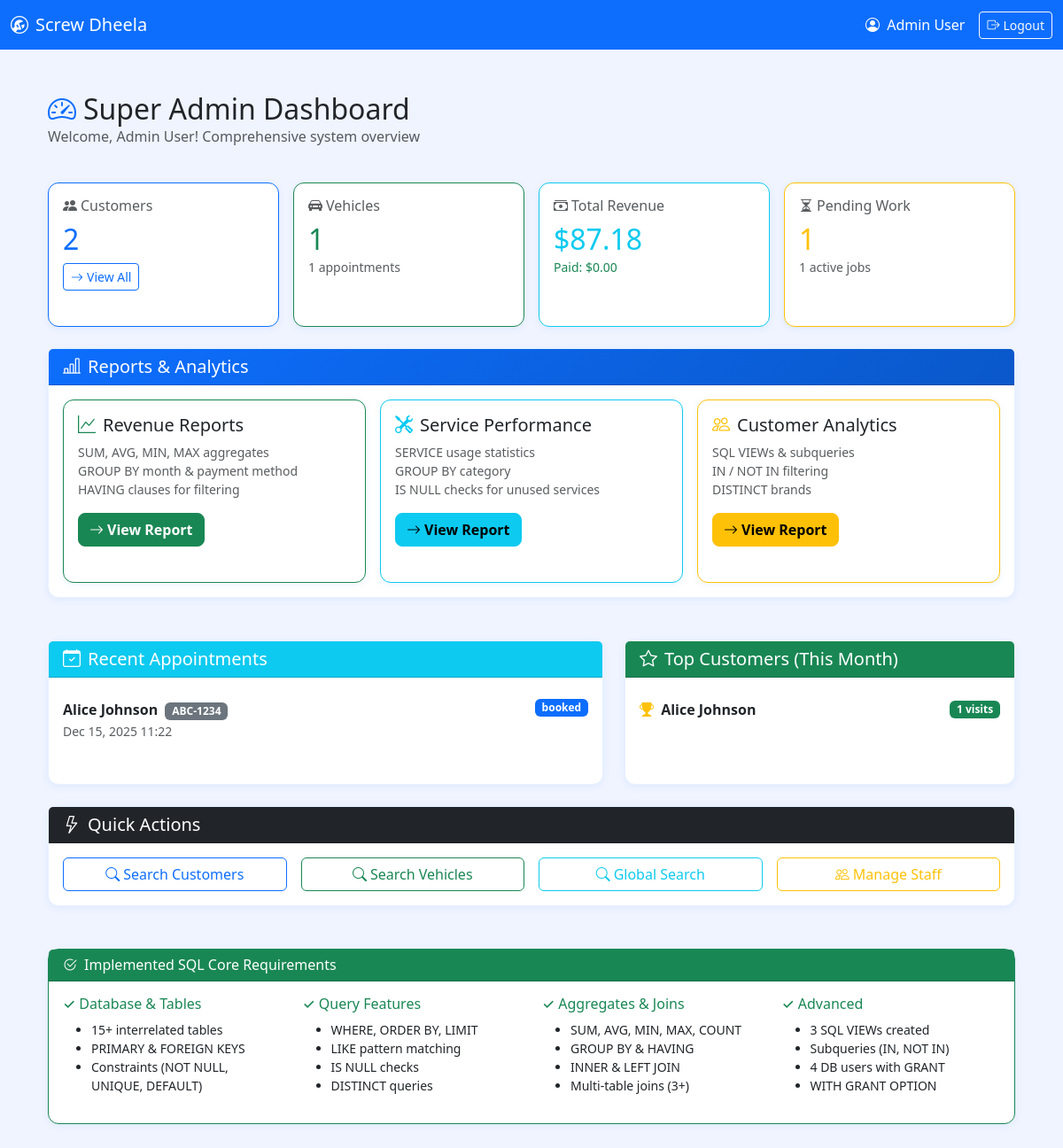
/public/admin_dashboard.php (signed in), run on the app's committed database.
### tables this page shows
CREATE TABLE IF NOT EXISTS appointments (
    appointment_id       INT AUTO_INCREMENT PRIMARY KEY,
    customer_id          INT NOT NULL,
    vehicle_id           INT NOT NULL,
    appointment_datetime DATETIME NOT NULL,
    problem_description  TEXT,
    status               VARCHAR(20) DEFAULT 'booked',
    created_by_staff_id  INT,
    created_at           DATETIME DEFAULT CURRENT_TIMESTAMP,
    FOREIGN KEY (customer_id) REFERENCES customers(customer_id)
        ON DELETE CASCADE,
    FOREIGN KEY (vehicle_id) REFERENCES vehicles(vehicle_id)
        ON DELETE CASCADE,
    FOREIGN KEY (created_by_staff_id) REFERENCES staff(staff_id)
        ON DELETE SET NULL
);

CREATE TABLE IF NOT EXISTS customers (
    customer_id       INT AUTO_INCREMENT PRIMARY KEY,
    name              VARCHAR(100) NOT NULL,
    phone             VARCHAR(20) UNIQUE,
    email             VARCHAR(100),
    address           VARCHAR(255),
    password_hash     VARCHAR(255),              
    is_email_verified TINYINT(1) DEFAULT 0,
    created_at        DATETIME DEFAULT CURRENT_TIMESTAMP
);

CREATE TABLE IF NOT EXISTS vehicles (
    vehicle_id      INT AUTO_INCREMENT PRIMARY KEY,
    customer_id     INT NOT NULL,
    registration_no VARCHAR(20) NOT NULL UNIQUE,
    brand           VARCHAR(50),
    model           VARCHAR(50),
    year            INT,
    vehicle_type    VARCHAR(30),   
    FOREIGN KEY (customer_id) REFERENCES customers(customer_id)
        ON DELETE CASCADE
);

### public/admin_dashboard.php (the view, shortened to what the rows shown need)
<?php
require_once '../config/db.php';
require_once '../includes/header.php';
?>
<?php
$total_customers = $conn->query("SELECT COUNT(*) as count FROM customers")->fetch_assoc()['count'];
$total_vehicles = $conn->query("SELECT COUNT(*) as count FROM vehicles")->fetch_assoc()['count'];
$revenue_stats = $conn->query("SELECT
                                    COUNT(*) as total_bills,
                                    SUM(total_amount) as total_revenue,
                                    SUM(CASE WHEN payment_status = 'paid' THEN total_amount ELSE 0 END) as paid_revenue,
                                    SUM(CASE WHEN payment_status = 'unpaid' THEN total_amount ELSE 0 END) as unpaid_revenue
                                FROM bills")->fetch_assoc();
$pending_appointments = $conn->query("SELECT COUNT(*) as count FROM appointments WHERE status IN ('booked', 'pending')")->fetch_assoc()['count'];
$recent_appointments_stmt = $conn->prepare("SELECT a.*, c.name as customer_name, v.registration_no
                                            FROM appointments a
                                            JOIN customers c ON a.customer_id = c.customer_id
                                            LEFT JOIN vehicles v ON a.vehicle_id = v.vehicle_id
                                            ORDER BY a.created_at DESC
                                            LIMIT 5");
$recent_appointments_stmt->execute();
$recent_appointments = $recent_appointments_stmt->get_result()->fetch_all(MYSQLI_ASSOC);
$top_customers_month = $conn->query("SELECT
                                        c.customer_id,
                                        c.name,
                                        COUNT(DISTINCT a.appointment_id) as appointment_count
                                    FROM customers c
                                    JOIN appointments a ON c.customer_id = a.customer_id
                                    WHERE MONTH(a.appointment_datetime) = MONTH(CURRENT_DATE())
                                    AND YEAR(a.appointment_datetime) = YEAR(CURRENT_DATE())
                                    GROUP BY c.customer_id, c.name
                                    ORDER BY appointment_count DESC
                                    LIMIT 5")->fetch_all(MYSQLI_ASSOC);
?>
<div class="container-fluid py-4">
    <div class="row mb-4">
        <div class="col-12">
            <h2 class="mb-0">
                <i class="bi bi-speedometer2 me-2"></i>Super Admin Dashboard
            </h2>
        </div>
    </div>
    <div class="row g-3 mb-4">
        <div class="col-md-3">
            <div class="card border-primary h-100">
                <div class="card-body">
                    <h2 class="mb-0 text-primary"><?php echo $total_customers; ?></h2>
                </div>
            </div>
        </div>
        <div class="col-md-3">
            <div class="card border-success h-100">
                <div class="card-body">
                    <h2 class="mb-0 text-success"><?php echo $total_vehicles; ?></h2>
                </div>
            </div>
        </div>
        <div class="col-md-3">
            <div class="card border-info h-100">
                <div class="card-body">
                    <h2 class="mb-0 text-info">$<?php echo number_format($revenue_stats['total_revenue'] ?? 0, 2); ?></h2>
                </div>
            </div>
        </div>
        <div class="col-md-3">
            <div class="card border-warning h-100">
                <div class="card-body">
                    <h2 class="mb-0 text-warning"><?php echo $pending_appointments; ?></h2>
                </div>
            </div>
        </div>
    </div>
    <div class="row mb-4">
        <div class="col-md-7">
            <div class="card h-100">
                <div class="card-body">
                    <?php if (empty($recent_appointments)): ?>
                        <p class="text-muted">No recent appointments.</p>
                    <?php else: ?>
                        <div class="list-group list-group-flush">
                            <?php foreach ($recent_appointments as $appt): ?>
                                <div class="list-group-item px-0">
                                    <div class="d-flex justify-content-between align-items-start">
                                        <div>
                                            <strong><?php echo htmlspecialchars($appt['customer_name']); ?></strong>
                                            <?php if ($appt['registration_no']): ?>
                                                <span class="badge bg-secondary ms-1"><?php echo htmlspecialchars($appt['registration_no']); ?></span>
                                            <?php endif; ?>
                                            <br>
                                            <small class="text-muted">
                                                <?php
                                                $date = new DateTime($appt['appointment_datetime']);
                                                echo $date->format('M d, Y H:i');
                                                ?>
                                            </small>
                                        </div>
                                        <span class="badge bg-<?php
                                            echo match($appt['status']) {
                                                'booked' => 'primary',
                                                'confirmed' => 'info',
                                                'completed' => 'success',
                                                'cancelled' => 'danger',
                                                default => 'secondary'
                                            };
                                        ?>">
                                            <?php echo htmlspecialchars($appt['status']); ?>
                                        </span>
                                    </div>
                                </div>
                            <?php endforeach; ?>
                        </div>
                    <?php endif; ?>
                </div>
            </div>
        </div>
        <div class="col-md-5">
            <div class="card h-100">
                <div class="card-body">
                    <?php if (empty($top_customers_month)): ?>
                        <p class="text-muted">No appointments this month yet.</p>
                    <?php else: ?>
                        <div class="list-group list-group-flush">
                            <?php foreach ($top_customers_month as $index => $customer): ?>
                                <div class="list-group-item px-0">
                                    <div class="d-flex justify-content-between align-items-center">
                                        <div>
                                            <?php if ($index < 3): ?>
                                                <i class="bi bi-trophy-fill text-warning me-1"></i>
                                            <?php endif; ?>
                                            <strong><?php echo htmlspecialchars($customer['name']); ?></strong>
                                        </div>
                                        <span class="badge bg-success">
                                            <?php echo $customer['appointment_count']; ?> visits
                                        </span>
                                    </div>
                                </div>
                            <?php endforeach; ?>
                        </div>
                    <?php endif; ?>
                </div>
            </div>
        </div>
    </div>
</div>
<?php require_once '../includes/footer.php'; ?>

### data on the page
appointments: customer.name "Alice Johnson", vehicle.registration_no "ABC-1234", appointment_datetime "Dec 15, 2025 11:22", status "booked"
customers: name "Alice Johnson", appointment_count "1"

### other printed values
$_SESSION['staff_name'] "Admin User"
$total_customers "2"
$total_vehicles "1"
$total_appointments "1"
$revenue_stats['total_revenue'] "87.18"
$revenue_stats['paid_revenue'] "0.00"
$pending_appointments "1"
$active_jobs "1"
